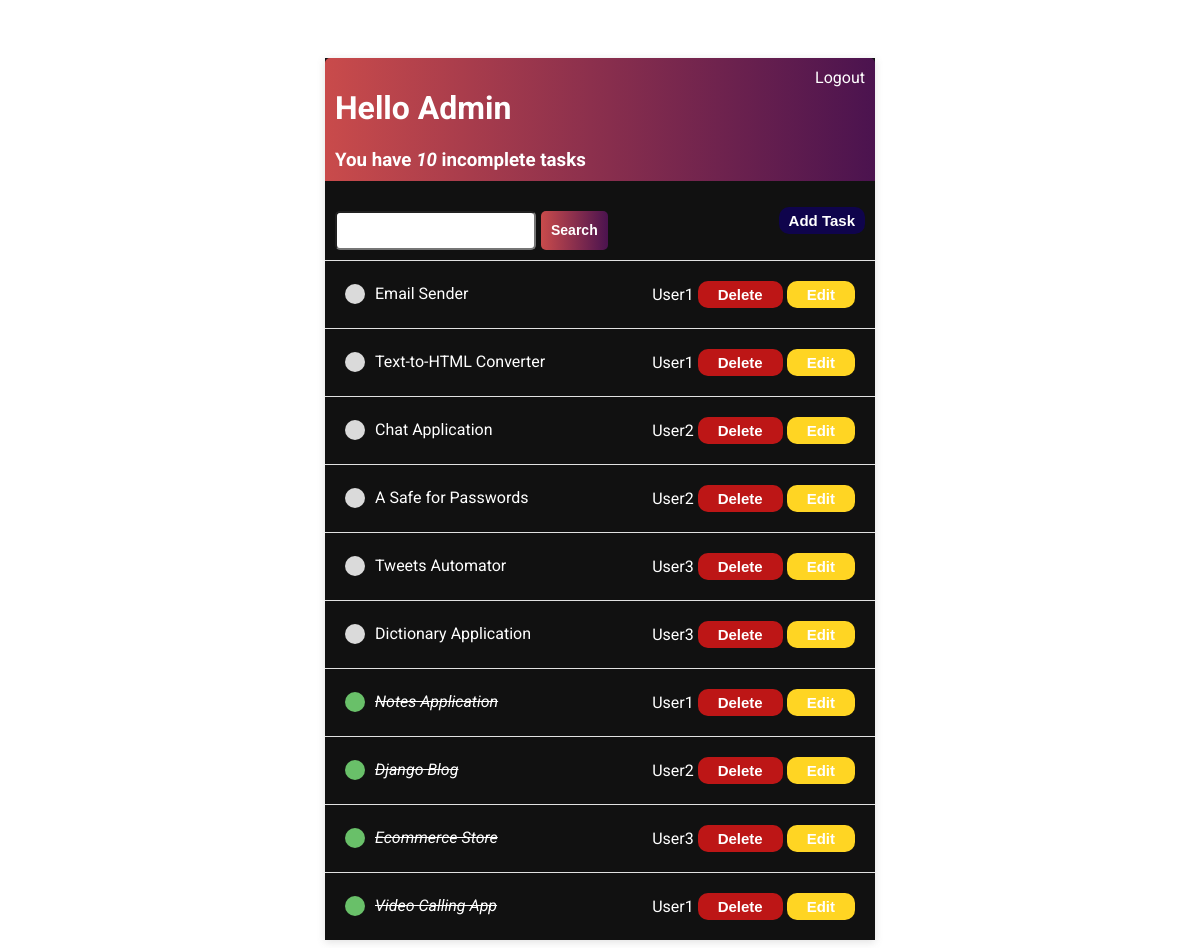
Page / (signed in) on the committed database.
### base/models.py (models this page shows)
class Task(models.Model):
    user = models.ForeignKey(
        User, on_delete=models.CASCADE, null=True, blank=True)
    title = models.CharField(max_length=200)
    description = models.TextField(null=True, blank=True)
    complete = models.BooleanField(default=False)
    created = models.DateTimeField(auto_now_add=True)
    def __str__(self):
        return self.title
    class Meta:
        ordering = ['complete']

### base/views.py (the view)
# urls.py: path('', TaskList.as_view(), name='tasks'),
class TaskList(LoginRequiredMixin, ListView):
    model = Task
    context_object_name = 'tasks'
    template_name = 'base/task.html'
    fields = '__all__'
    def get_context_data(self, **kwargs):
        context = super().get_context_data(**kwargs)
        user = User.objects.get(username=self.request.user.username)
        if user.is_superuser:
            context['tasks'] = context['tasks'].all()
            context['count'] = context['tasks'].all().count()
        else:
            context['tasks'] = context['tasks'].filter(user=self.request.user)
            context['count'] = context['tasks'].filter(complete=False).count()
        context["is_superuser"] = user.is_superuser
        search_input = self.request.GET.get('search-area') or ''
        if search_input:
            context['tasks'] = context['tasks'].filter(
                title__startswith=search_input)
        context['search_input'] = search_input
        return context

### base/templates/base/task.html (shortened to what this page needs)
{% load static %}
<!DOCTYPE html>
<html lang="en">
<head>
    <link rel="stylesheet" href="{% static '/css/main.css' %}">
</head>
<body>
    <div class="container">
        <div class="header-bar">
            <div>
                <h1>Hello {{request.user|title}}</h1>
                <h3 style="margin:0">You have <i>{{count}}</i> incomplete task{{count|pluralize:"s"}}</h3>
            </div>
            {% if request.user.is_authenticated %}
            <a href="{% url 'logout' %}">Logout</a>
            {% else %}
            <a href="{% url 'login' %}">Login as Admin</a>
            {% endif %}
        </div>
        <div id="search-add-wrapper">
            <form method="GET" class="search-form">
                <input type="text" name='search-area' value="{{search_input}}">
                <input class="button" type="submit" name="submit" value="Search">
            </form>
            {% if is_superuser %}
            <button class="add-btn"><a id="add-link" href="{% url 'task-create' %}">Add Task</a></button>
            {% endif %}
        </div>
        <div class="task-items-wrapper">
            {% for task in tasks %}
            <div class="task-wrapper">
                {% if task.complete %}
                <div class="task-title">
                    <div class="task-complete-items"></div>
                    <i><s><a href="{% url 'task' task.id %}">{{task}}</a></s></i>
                </div>
                <div class="task-btn">
                    {% if is_superuser %}
                    {{task.user}}
                    <button class="delete-btn"><a class="delete-link" href="{% url 'task-delete' task.id %}">Delete</a></button>
                    <button class="edit-btn"><a class="edit-link" href="{% url 'task-update' task.id %}">Edit</a></button>
                    {% endif %}
                </div>
                {% else %}
                <div class="task-title">
                    <div class="task-incomplete-items"></div>
                    <a href="{% url 'task' task.id %}">{{task}}</a>
                </div>
                <div class="task-btn">
                    {% if is_superuser %}
                    {{task.user}}
                    <button class="delete-btn"><a class="delete-link" href="{% url 'task-delete' task.id %}">Delete</a></button>
                    <button class="edit-btn"><a class="edit-link" href="{% url 'task-update' task.id %}">Edit</a></button>
                    {% endif %}
                </div>
                {% endif %}
            </div>
            {% empty %}
            <h3>No items in the list!</h3>
            {% endfor %}
        </div>
    </div>
</body>
</html>

### base/static/css/main.css (style rules this page uses)
body { background-color: #fff; font-family: "Roboto", sans-serif; padding-top: 50px; }
.container { color: #fff; max-width: 550px; margin: auto; background-color: #111; -webkit-box-shadow: rgba(99, 99, 99, 0.2) 0px 2px 8px 0px; box-shadow: rgba(99, 99, 99, 0.2) 0px 2px 8px 0px; }
.container a { text-decoration: none; color: #fff; }
.header-bar { display: flex; justify-content: space-between; color: #fff; padding: 10px; border-radius: 5px 5px 0 0; background: linear-gradient(to right, #c94b4b, #4b134f); }
.task-wrapper { display: flex; align-items: center; justify-content: space-between; padding: 20px; border-top: 1px solid rgb(226, 226, 226); }
.task-title { display: flex; }
.task-title a { margin-left: 10px; }
.delete-link { padding: 10px; font-size: 15px; }
.edit-link { padding: 10px; font-size: 15px; }
.delete-btn { padding: 5px 10px; background-color: #bd1616; border: none; font-weight: bold; border-radius: 10px; cursor: pointer; }
.edit-btn { padding: 5px 10px; background-color: #ffd523; border: none; font-weight: bold; border-radius: 10px; cursor: pointer; }
.task-complete-items { height: 20px; width: 20px; background-color: rgb(105, 192, 105); border-radius: 50%; }
.task-incomplete-items { height: 20px; width: 20px; background-color: rgb(218, 218, 218); border-radius: 50%; }
.search-form { margin-top: 20px; display: flex; }
.add-btn { padding: 5px 10px; background-color: #0f044c; border: none; font-weight: bold; border-radius: 10px; cursor: pointer; }
#search-add-wrapper { display: flex; justify-content: space-between; align-items: center; padding: 10px; }
#add-link { font-size: 15px; }
input[type="text"], input[type="password"], textarea { border: 1px, 1px solid #c94b4b; border-radius: 5px; padding: 10px; width: 90%; }
.button { border: none; background: linear-gradient(to right, #c94b4b, #4b134f); color: #fff; font-weight: bold; font-size: 14px; padding: 10px; border-radius: 5px; cursor: pointer; margin-left: 5px; }

### rows in the picture
Task: title "Email Sender", user "User1"
Task: title "Text-to-HTML Converter", user "User1"
Task: title "Chat Application", user "User2"
Task: title "A Safe for Passwords", user "User2"
Task: title "Tweets Automator", user "User3"
Task: title "Dictionary Application", user "User3"
Task: title "Notes Application", user "User1"
Task: title "Django Blog", user "User2"
Task: title "Ecommerce Store", user "User3"
Task: title "Video Calling App", user "User1"

### other values in the picture
{{ request.user|title }} "Admin"
{{ count }} "10"
